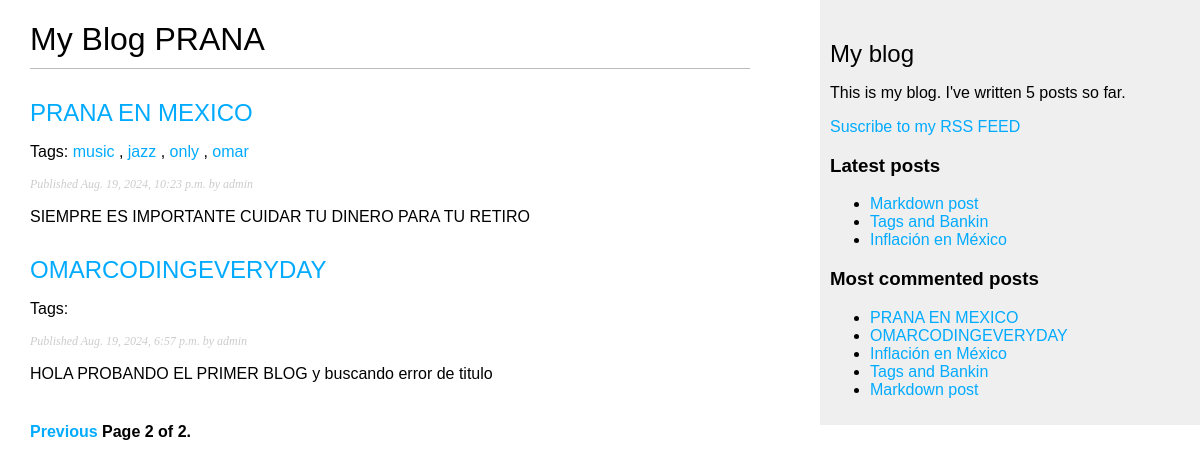
Screenshot of /blog/?page=2 with the database file from the repository.
### blog/models.py (models this page shows, shortened)
class Post(models.Model):
    tags = TaggableManager()
    class Status(models.TextChoices):
        DRAFT = 'DF', 'Draft'
        PUBLISHED = 'PB', 'Published'
    title = models.CharField(max_length=250)
    slug = models.SlugField(
        max_length=250,
        unique_for_date='publish'
    )
    author = models.ForeignKey(
        settings.AUTH_USER_MODEL,
        on_delete=models.CASCADE,
        related_name='blog_posts'
    )
    body = models.TextField()
    publish = models.DateTimeField(default=timezone.now)
    created = models.DateTimeField(auto_now_add=True)
    updated = models.DateTimeField(auto_now=True)
    status = models.CharField(
        max_length=2,
        choices=Status,
        default=Status.DRAFT
    )
    objects = models.Manager()  # The default manager.
    published = PublishedManager()  # Our custom manager.
    class Meta:
        ordering = ['-publish']
        indexes = [
            models.Index(fields=['-publish']),
        ]
    def get_absolute_url(self):
        return reverse(
            'blog:post_detail',
            args=[
                self.publish.year,
                self.publish.month,
                self.publish.day,
                self.slug,
            ],
        )

### blog/views.py (the view)
# urls.py: path('', views.post_list, name='post_list'),
def post_list(request, tag_slug=None):
    post_list = Post.published.all()
    tag = None
    if tag_slug:
        tag = get_object_or_404(Tag, slug=tag_slug)
        post_list = post_list.filter(tags__in=[tag])
    paginator = Paginator(post_list, 3)
    page_number = request.GET.get('page', 1)
    try:
        posts = paginator.page(page_number)
    except PageNotAnInteger:
        posts = paginator.page(1)
    except EmptyPage:
        posts = paginator.page(paginator.num_pages)
    return render(
        request,
        'blog/post/list.html',
        {
            'posts': posts,
            'tag':tag
            }
    )

### blog/models.py (called while the page is built)
    def get_queryset(self):
        return (
            super().get_queryset().filter(status=Post.Status.PUBLISHED)
        )

### blog/templatetags/blog_tags.py (called while the page is built)
@register.filter(name='markdown')
def markdown_format(text):
    return mark_safe(markdown.markdown(text))

@register.simple_tag
def total_posts():
    return Post.published.count()

@register.inclusion_tag('blog/post/latest_posts.html')
def show_latest_posts(count=5):
    latest_posts = Post.published.order_by('-publish')[:count]
    return {'latest_posts': latest_posts}

@register.simple_tag
def get_most_commented_posts(count=5):
    return Post.published.annotate(
        total_comments=Count('comments')
    ).order_by('-total_comments')[:count]

### blog/templates/blog/post/list.html (shortened to what this page needs)
{% extends "blog/base.html" %}
{% load blog_tags %}
{% block content %}
  <h1>My Blog PRANA </h1>
  {% for post in posts %}
    <h2>
      <a href="{{ post.get_absolute_url }}">
        {{ post.title }}
      </a>
    </h2>
    <p class="tags">
      Tags:
      {% for tag in post.tags.all %}
        <a href="{% url "blog:post_list_by_tag" tag.slug %}">
          {{ tag.name }}
        </a>{% if not forloop.last %}, {% endif %}
      {% endfor %}
    </p>
    <p class="date">
      Published {{ post.publish }} by {{ post.author }}
    </p>
    {{ post.body|markdown|truncatewords_html:30 }}
  {% endfor %}
  {% include "pagination.html" with page=posts%}
{% endblock %}

### blog/templates/blog/base.html (shortened to what this page needs)
{% load blog_tags %}
{% load static %}
<!DOCTYPE html>
<html>
<head>
  <link href="{% static "css/blog.css" %}" rel="stylesheet">
</head>
<body>
  <div id="content">
    {% block content %}
    {% endblock %}
  </div>
  <div id="sidebar">
    <h2>My blog</h2>
    <p>This is my blog.
       I've written {% total_posts %} posts so far.
    </p>
    <p>
      <a href="{% url "blog:post_feed" %}">
        Suscribe to my RSS FEED
      </a>
    </p>
    <h3>Latest posts</h3>
    {% show_latest_posts 3 %}
    <h3>Most commented posts</h3>
    {% get_most_commented_posts as most_commented_posts %}
    <ul>
      {% for post in most_commented_posts %}
        <li>
          <a href="{{ post.get_absolute_url }}">{{ post.title }}</a>
        </li>
      {% endfor %}
    </ul>
  </div>
</body>
</html>

### blog/templates/blog/post/latest_posts.html
<ul>
    {% for post in latest_posts %}
      <li>
        <a href="{{ post.get_absolute_url }}">{{ post.title }}</a>
      </li>
    {% endfor %}
  </ul>

### blog/static/css/blog.css (style rules this page uses)
body { margin:0; padding:0; font-family:helvetica, sans-serif; }
a { color:#00abff; text-decoration:none; }
h1 { font-weight:normal; border-bottom:1px solid #bbb; padding:0 0 10px 0; }
h2 { font-weight:normal; margin:30px 0 0; }
#content { float:left; width:60%; padding:0 0 0 30px; }
#sidebar { float:right; width:30%; padding:10px; background:#efefef; height:100%; }
p.date { color:#ccc; font-family: georgia, serif; font-size: 12px; font-style: italic; }

### rows the page displays
Post: title "PRANA EN MEXICO", publish "Aug. 19, 2024, 10:23 p.m.", author "admin", body "SIEMPRE ES IMPORTANTE CUIDAR TU DINERO PARA TU RETIRO"
Tag: name "music"
Tag: name "jazz"
Tag: name "only"
Tag: name "omar"
Post: title "OMARCODINGEVERYDAY", publish "Aug. 19, 2024, 6:57 p.m.", author "admin", body "HOLA PROBANDO EL PRIMER BLOG y buscando error de titulo"
Post: title "Markdown post"
Post: title "Tags and Bankin"
Post: title "Inflación en México"

### other values shown
{{ page.number }} "2"
{{ page.paginator.num_pages }} "2"
